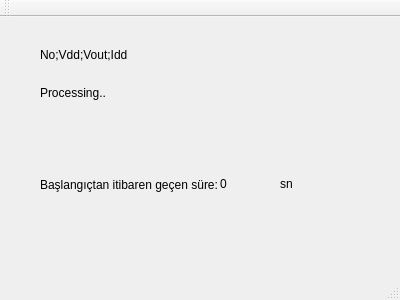
<?xml version="1.0" encoding="UTF-8"?>
<ui version="4.0">
 <class>MainWindow</class>
 <widget class="QMainWindow" name="MainWindow">
  <property name="geometry">
   <rect>
    <x>0</x>
    <y>0</y>
    <width>400</width>
    <height>300</height>
   </rect>
  </property>
  <property name="windowTitle">
   <string>Digital Multimeter Reader v1.00</string>
  </property>
  <widget class="QWidget" name="centralWidget">
   <widget class="QLabel" name="label">
    <property name="geometry">
     <rect>
      <x>40</x>
      <y>65</y>
      <width>331</width>
      <height>21</height>
     </rect>
    </property>
    <property name="text">
     <string>Processing..</string>
    </property>
   </widget>
   <widget class="QLabel" name="label_2">
    <property name="geometry">
     <rect>
      <x>40</x>
      <y>30</y>
      <width>321</width>
      <height>16</height>
     </rect>
    </property>
    <property name="text">
     <string>No;Vdd;Vout;Idd</string>
    </property>
   </widget>
   <widget class="QLabel" name="label_3">
    <property name="geometry">
     <rect>
      <x>40</x>
      <y>160</y>
      <width>181</width>
      <height>16</height>
     </rect>
    </property>
    <property name="text">
     <string>Başlangıçtan itibaren geçen süre:</string>
    </property>
   </widget>
   <widget class="QLabel" name="label_4">
    <property name="geometry">
     <rect>
      <x>220</x>
      <y>160</y>
      <width>47</width>
      <height>13</height>
     </rect>
    </property>
    <property name="text">
     <string>0</string>
    </property>
   </widget>
   <widget class="QLabel" name="label_5">
    <property name="geometry">
     <rect>
      <x>280</x>
      <y>160</y>
      <width>47</width>
      <height>13</height>
     </rect>
    </property>
    <property name="text">
     <string>sn</string>
    </property>
   </widget>
  </widget>
  <widget class="QMenuBar" name="menuBar">
   <property name="geometry">
    <rect>
     <x>0</x>
     <y>0</y>
     <width>400</width>
     <height>21</height>
    </rect>
   </property>
  </widget>
  <widget class="QToolBar" name="mainToolBar">
   <attribute name="toolBarArea">
    <enum>TopToolBarArea</enum>
   </attribute>
   <attribute name="toolBarBreak">
    <bool>false</bool>
   </attribute>
  </widget>
  <widget class="QStatusBar" name="statusBar"/>
 </widget>
 <layoutdefault spacing="6" margin="11"/>
 <resources/>
 <connections/>
</ui>
